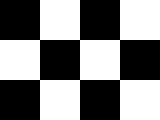
#> input picture ps5/input/check.bmp, 160 x 120 px, given in place of transA.jpg, which was not available
$ python ps5.py   (Python 2 division)   (older library calls are emulated)
#> lines starting #> are read from the running program, lines starting #| are printed output that depends on the picture; after the words box and inside, x2 and y2 are one past the last pixel; in counts of white or black regions, pixels touching at a corner belong together; pictures that were not available may be replaced by others from this repository, and a replacement may not be noted
#> in one_a, `img = cv2.imread(os.path.join(input_dir, img_name), cv2.IMREAD_GRAYSCA..`: img: shape (120, 160) float64; values 0 (black) and 1 (white), 50% white; 1 white region, box (x1, y1, x2, y2) and area: (0, 0, 160, 120) 9600
"""Problem Set 5: Harris, SIFT, RANSAC."""

import numpy as np
import cv2
import scipy as sp
import scipy.signal as sig

import os

# I/O directories
input_dir = "input"
output_dir = "output"

"""
    Faster/better gradients?
    [START]
"""
# [28 lines left out: functions gauss_derivative_kernels, gauss_derivatives, not called in this run]

"""
    Faster/better gradients?
    [START]
"""

# Assignment code
def gradientX(image):
    """Compute image gradient in X direction.

    Parameters
    ----------
        image: grayscale floating-point image, values in [0.0, 1.0]

    Returns
    -------
        Ix: image gradient in X direction, values in [-1.0, 1.0]
    """
    return  cv2.Sobel(image,cv2.CV_64F,1,0,ksize=5)
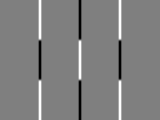
#> returned value: shape (120, 160) float64; min -48, max 48, mean 0.3; drawn with min black and max white
    # [11 lines of commented-out code are left out]

def gradientY(image):
    """Compute image gradient in Y direction.

    Parameters
    ----------
        image: grayscale floating-point image, values in [0.0, 1.0]

    Returns
    -------
        Iy: image gradient in Y direction, values in [-1.0, 1.0]
    """
    return cv2.Sobel(image,cv2.CV_64F,0,1,ksize=5)
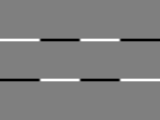
#> returned value: shape (120, 160) float64; min -48, max 48, mean 0; drawn with min black and max white
    # [11 lines of commented-out code are left out]


def make_image_pair(image1, image2):
    """Adjoin two images side-by-side to make a single new image.

    Parameters
    ----------
        image1: first image, could be grayscale or color (BGR)
        image2: second image, same type as first

    Returns
    -------
        image_pair: combination of both images, side-by-side, same type
    """
    tmp1 = image1.copy()
    tmp2 = image2.copy()

    min = np.min(tmp1)
#> min = -48
    tmp1 += abs(min)
    max = np.max(tmp1)
#> max = 96
    tmp1 *= 255.0 / max

    min = np.min(tmp2)
    tmp2 += abs(min)
    max = np.max(tmp2)
    tmp2 *= 255.0 / max


    return np.concatenate((tmp1, tmp2), axis=1)
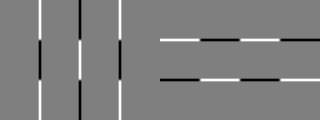
#> returned value: shape (120, 320) float64; min 0, max 255, mean 127.9


# [595 lines left out: functions harris_response, find_corners, draw_corners, gradient_angle, get_keypoints, get_descriptors and 6 more, not called in this run]


def scale_to_img(matrix):
    max = matrix.max()
#> max = 255
    matrix *= 255.0/max
    return matrix.astype(np.uint8)


def write_image(image, name, scale=False):
    if scale:
        image = scale_to_img(image)
    cv2.imwrite(os.path.join(output_dir, name), image)
    return image

"""

1a

"""
def one_a(img_name, run="foo"):
    img = cv2.imread(os.path.join(input_dir, img_name), cv2.IMREAD_GRAYSCALE).astype(np.float_) / 255.0
    Ix = gradientX(img)
    Iy = gradientY(img)
    pair = make_image_pair(Ix, Iy)

    if run == "transA":
        write_image(pair, "ps5-1-a-1.png", scale=True)
    elif run == "simA":
        write_image(pair, "ps5-1-a-2.png", scale=True)

    return img, Ix, Iy

"""

1b

transA, transB, simA and simB

"""
# [16 lines left out: function one_b, not called in this run]

"""

1c

transA, transB, simA and simB

"""
# [14 lines left out: function one_c, not called in this run]

"""

2a

transA, transB and simA, simB

"""
# [28 lines left out: function two_a, not called in this run]

"""

2b

"""
# [13 lines left out: function two_b, not called in this run]

"""

3a

Compute translation vector using RANSAC for (transA, transB) pair, draw biggest consensus set
"""
# [17 lines left out: function three_a, not called in this run]

"""

3b

"""
# [10 lines left out: function three_b, not called in this run]

"""

3c

"""
# [10 lines left out: function three_c, not called in this run]

"""

3d

"""
# [11 lines left out: function three_d, not called in this run]

"""

3e

"""
# [9 lines left out: function three_e, not called in this run]

# Driver code
def main():
    # image_pairs = np.array([["transA", "transB"]])
    # image_pairs = np.array([["simA", "simB"]])
    image_pairs = np.array([["transA", "transB"], ["simA", "simB"]])

    for img_pair in image_pairs:
        a_run = img_pair[0]
        b_run = img_pair[1]

        """ 1a """
        a_img, a_Ix, a_Iy = one_a(a_run + ".jpg", run=a_run)
        b_img, b_Ix, b_Iy = one_a(b_run + ".jpg", run=b_run)
#> call 2 of one_a, with img_name = 'transB.jpg', run = 'transB'
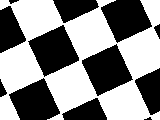
#> input picture ps5/input/check_rot.bmp, 160 x 120 px, given in place of transB.jpg, which was not available
#> in gradientX (call 2), `return  cv2.Sobel(image,cv2.CV_64F,1,0,ksize=5)`:
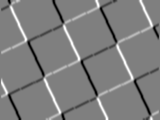
#> returned value: shape (120, 160) float64; min -48, max 48, mean 0; drawn with min black and max white
#> in gradientY (call 2), `return cv2.Sobel(image,cv2.CV_64F,0,1,ksize=5)`:
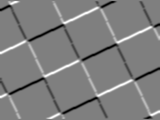
#> returned value: shape (120, 160) float64; min -48, max 48, mean 0; drawn with min black and max white
#> in make_image_pair (call 2), `return np.concatenate((tmp1, tmp2), axis=1)`:
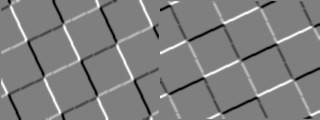
#> returned value: shape (120, 320) float64; min 0, max 255, mean 127.5
#> pass 2 of the loop in main, `for img_pair in image_pairs:`:
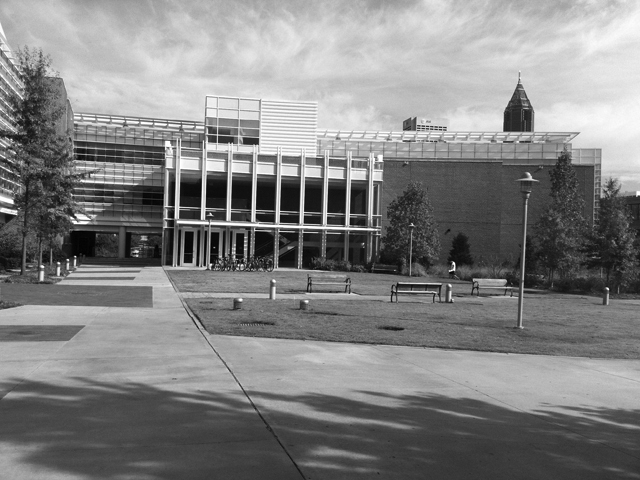
#> input picture ps5/input/simA.jpg, 640 x 480 px
#> img: shape (480, 640) float64
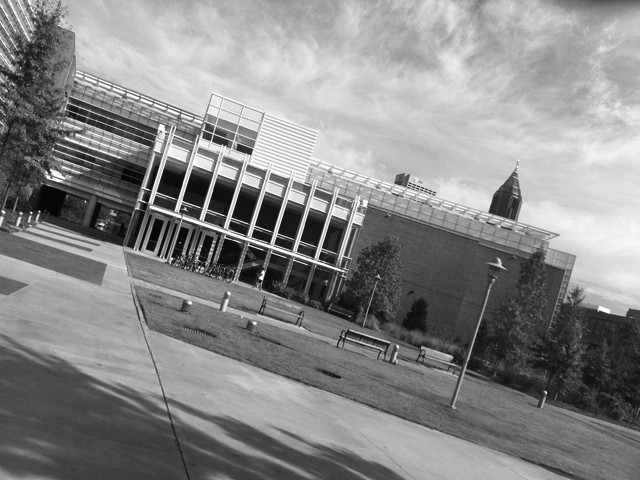
#> input picture ps5/input/simB.jpg, 640 x 480 px
#> in make_image_pair (call 4), `min = np.min(tmp1)`: min = -41.81
#> in make_image_pair (call 4), `max = np.max(tmp1)`: max = 83.12
#> in make_image_pair (call 4), `min = np.min(tmp2)`: min = -38.42
#> in make_image_pair (call 4), `max = np.max(tmp2)`: max = 71.67
#> in make_image_pair (call 4), `return np.concatenate((tmp1, tmp2), axis=1)`:
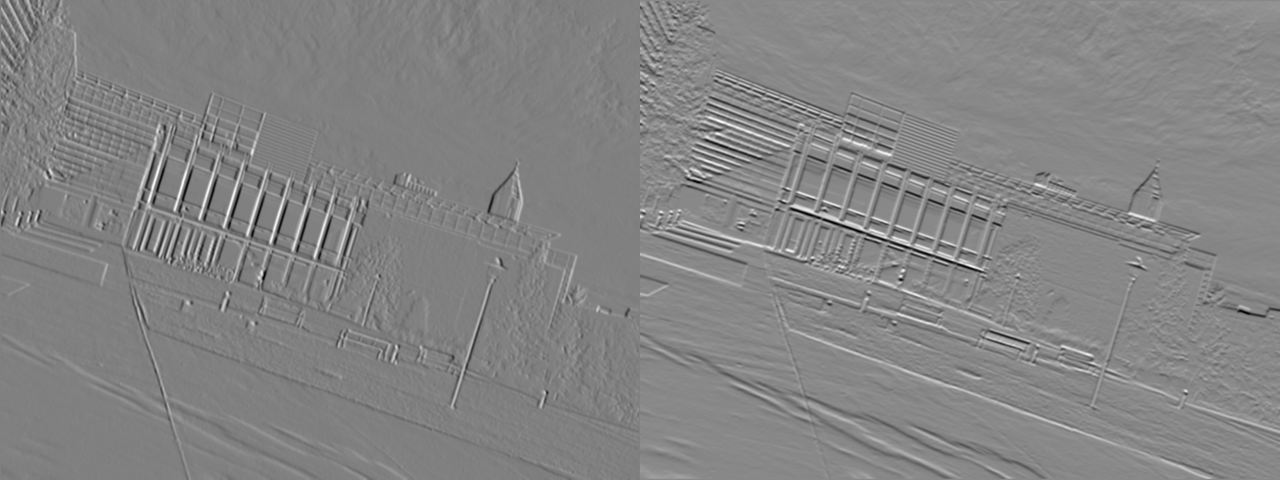
#> returned value: shape (480, 1280) float64; min 0, max 255, mean 132.4

        # """ 1b """
        # a_R = one_b(a_Ix, a_Iy, run=a_run)
        # b_R = one_b(b_Ix, b_Iy, run=b_run)
        #
        # """ 1c """
        # if a_run == "transA":
        #     threshold=0.1
        #     radius=15
        # else:
        #     threshold=0.1
        #     radius=20
        # a_corners = one_c(a_R, a_img, threshold, radius, run=a_run)
        # b_corners = one_c(b_R, b_img, threshold, radius, run=b_run)
        #
        # # print "num A corners: ", len(a_corners)
        # # print "num B corners: ", len(b_corners)
        #
        # """ 2a """
        # a_kps, b_kps = two_a(a_img, a_Ix, a_Iy, a_corners, a_R, b_img, b_Ix, b_Iy, b_corners, b_R, a_run=a_run)
        #
        # """ 2b """
        # a_descs, b_descs, matches = two_b(a_img, a_kps, b_img, b_kps, a_run=a_run)
        #
        # """
        # 3a  -  Compute translation vector using RANSAC for (transA, transB) pair, draw biggest consensus set
        # """
        # if a_run == "transA":
        #     translation, good_matches = three_a(a_kps, b_kps, matches, a_img, b_img, a_run=a_run, threshold=35)
        #
        # """
        # 3b  -  Compute similarity transform for (simA, simB) pair, draw biggest consensus set
        # """
        # if a_run == "simA":
        #     similarity_transform, good_matches = three_b(a_kps, b_kps, matches, a_img, b_img, a_run=a_run, threshold=20)
        #     # print "transform: ", transform
        #     # print "matches: ", good_matches
        #
        # """
        # 3c
        # """
        # if a_run == "simA":
        #     affine_transform, good_matches = three_c(a_kps, b_kps, matches, a_img, b_img, a_run=a_run, threshold=15)
        #
        # """
        # 3d
        # """
        # if a_run == "simA":
        #     three_d(similarity_transform, a_img, b_img)
        #
        # """
        # 3e
        # """
        # if a_run == "simA":
        #     three_e(affine_transform, a_img, b_img)


# def main():
#     # Note: Comment out parts of this code as necessary
#
#     """ 1a """
#     transA = cv2.imread(os.path.join(input_dir, "transA.jpg"), cv2.IMREAD_GRAYSCALE).astype(np.float_) / 255.0
#     transA_Ix = gradientX(transA)  # TODO: implement this
#     transA_Iy = gradientY(transA)  # TODO: implement this
#     transA_pair = make_image_pair(transA_Ix, transA_Iy)
#     write_image(transA_pair, "ps5-1-a-1.png", scale = True)
#
#     # TODO: Similarly for simA.jpg
#
#     """ 1b """
#     transA_R = harris_response(transA_Ix, transA_Iy, np.ones((3, 3), dtype=np.float) / 9.0, 0.04)
#     # TODO: Scale/type-cast response map and write to file
#     write_image(transA_R, "ps5-1-b-1.png", scale=True)
#
#     # TODO: Similarly for transB, simA and simB (you can write a utility function for grouping operations on each image)
#
#     """ 1c """
#     transA_corners = find_corners(transA_R, 0.15, 2.5)  # TODO: implement this, tweak parameters till you get good corners
#     transA_out = draw_corners(scale_to_img(transA), transA_corners)  # TODO: implement this
#     # TODO: Write image to file
#     write_image(transA_out, "ps5-1-c-1.png")
#
#     # TODO: Similarly for transB, simA and simB (write a utility function if you want)
#
#     """ 2a """
#     transA_angle = gradient_angle(transA_Ix, transA_Iy)
#     transA_kp = get_keypoints(transA_corners, transA_R, transA_angle, _size=5.0, _octave=0)  # TODO: implement this, update parameters
#     # TODO: Draw keypoints on transA
#
#     # TODO: Similarly, find keypoints for transB and draw them
#     # TODO: Combine transA and transB images (with keypoints drawn) using make_image_pair() and write to file
#
#     # TODO: Ditto for (simA, simB) pair
#
#     # """ 2b """
#     # transA_desc = get_descriptors(transA, transA_kp)  # TODO: implement this
#     # # TODO: Similarly get transB_desc
#     # # TODO: Find matches: trans_matches = match_descriptors(transA_desc, transB_desc)
#     # # TODO: Draw matches and write to file: draw_matches(transA, transB, transA_kp, transB_kp, trans_matches)
#     #
#     # # TODO: Ditto for (simA, simB) pair (may have to vary some parameters along the way?)
#     #
#     # """ 3a """
#     # # TODO: Compute translation vector using RANSAC for (transA, transB) pair, draw biggest consensus set
#     #
#     # """ 3b """
#     # # TODO: Compute similarity transform for (simA, simB) pair, draw biggest consensus set
#
#     # Extra credit: 3c, 3d, 3e


if __name__ == "__main__":
    main()
